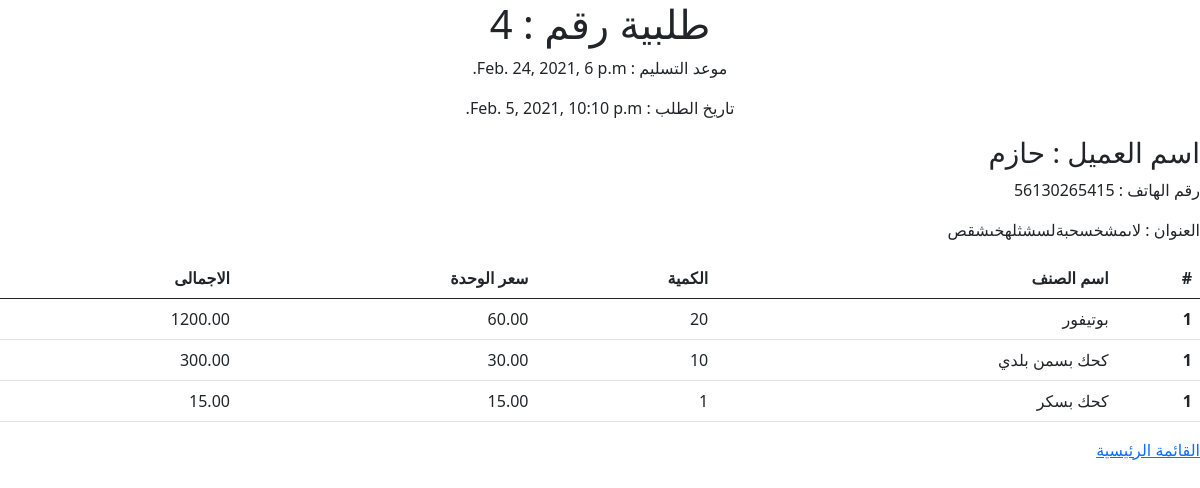
Screenshot of /order/4 with the database file from the repository.
### OrdersApp/models.py (models this page shows, shortened)
class Order(models.Model):
    orderId = models.AutoField(primary_key=True)
    customer =  models.ForeignKey("Customer", on_delete=models.CASCADE)
    publishedAt = models.DateTimeField(auto_now=True, auto_now_add=False)
    deadLine =  models.DateTimeField(auto_now=False, auto_now_add=False)
    totalPrice = models.DecimalField(max_digits=10, decimal_places=2 )

class Customer(models.Model):
    customerId = models.AutoField(primary_key=True)
    name = models.CharField(max_length=100)
    phone = models.CharField( max_length=11 , blank=True)
    address = models.CharField(max_length=200 , blank=True)
    financialAccount = models.DecimalField(max_digits=10, decimal_places=2)

class RecordInOrder(models.Model):
    recordId = models.AutoField(primary_key=True)
    order = models.ForeignKey("Order", on_delete=models.CASCADE)
    item = models.ForeignKey("Item", on_delete=models.CASCADE)
    quantity = models.IntegerField()
    price = models.DecimalField(max_digits=10, decimal_places=2)
    total = models.DecimalField(max_digits=10, decimal_places=2)
    status = models.BooleanField() # 0 not yet  ---   1 Done

class Item(models.Model):
    itemId = models.AutoField(primary_key=True)
    name = models.CharField(max_length=100)
    itemCode = models.IntegerField()
    price = models.IntegerField(blank=True)

### OrdersApp/views.py (the view)
# urls.py: path('order/<int:id>',orderDetails,name="orderDetails")
def orderDetails(req, id) :
    order = Order.objects.get(orderId = id)
    customer = Customer.objects.get(customerId = order.customer.customerId)
    itemsInOrder = RecordInOrder.objects.filter(order = id)
    context = {'order' : order  , 'customer' :customer , 'itemsInOrder' : itemsInOrder }
    return render(req , 'orderDetails.html', context=context)

### OrdersApp/templates/orderDetails.html
{% extends 'base.html' %}
{% block body %}
<div align="center">
    <h1> طلبية رقم  : {{order.orderId}}</h1>
    <P>موعد التسليم : {{order.deadLine}}</P>
    <P>تاريخ الطلب : {{order.publishedAt}}</P>
</div>
<div>
    <h3>اسم العميل : {{ customer.name }}</h3>
    <p> رقم الهاتف : {{ customer.phone }} </p>
    <p> العنوان :  {{ customer.address }} </p>
</div>
<table class="table">
  <thead>
    <tr>
      <th scope="col">#</th>
      <th scope="col">اسم الصنف</th>
      <th scope="col">الكمية</th>
      <th scope="col">سعر الوحدة </th>
      <th scope="col"> الاجمالى</th>
    </tr>
  </thead>
  <tbody>
  {% for item  in itemsInOrder %}
    <tr>
      <th scope="row">1</th>
      <td>{{item.item.name}}</td>
      <td>{{item.quantity}}</td>
      <td>{{item.price}}</td>
      <td>{{item.total}}</td>
    </tr>
  {% endfor %}
  </tbody>
</table>
<a href="{% url 'orders' %}">
  القائمة الرئيسية
</a>
{% endblock body %}

### rows the page displays
Order: deadLine "Feb. 24, 2021, 6 p.m.", publishedAt "Feb. 5, 2021, 10:10 p.m."
Customer: name "حازم", phone "56130265415", address "لاىمشخسحبةلسشثلهخىشقص"
RecordInOrder: item.name "بوتيفور", quantity "20", price "60.00", total "1200.00"
RecordInOrder: item.name "كحك بسمن بلدي", quantity "10", price "30.00", total "300.00"
RecordInOrder: item.name "كحك بسكر", quantity "1", price "15.00", total "15.00"
